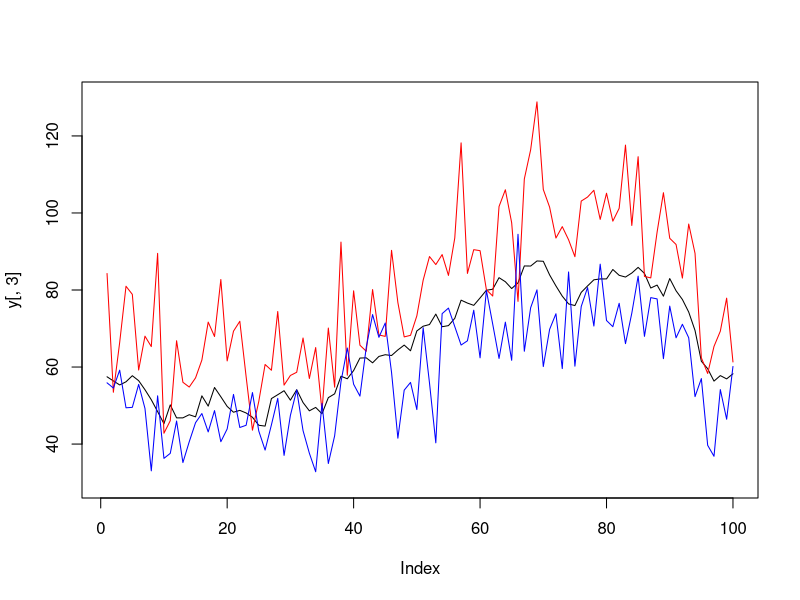
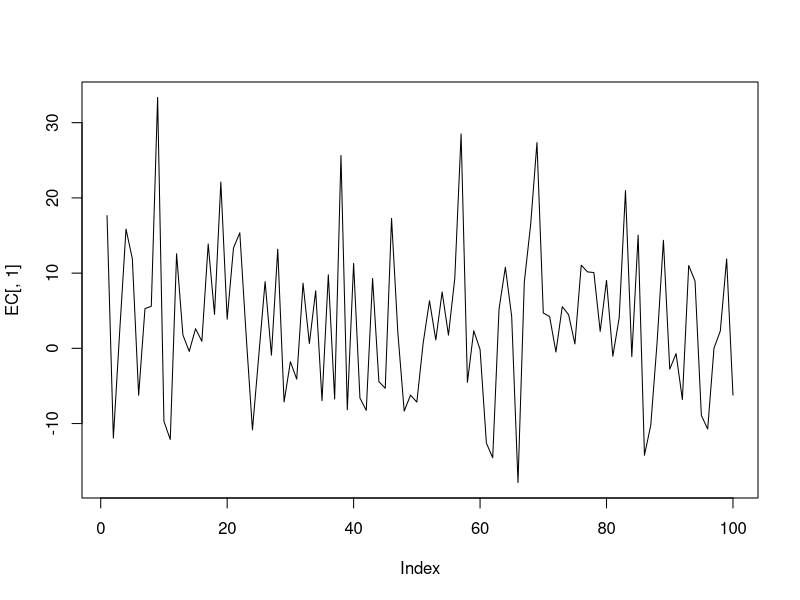
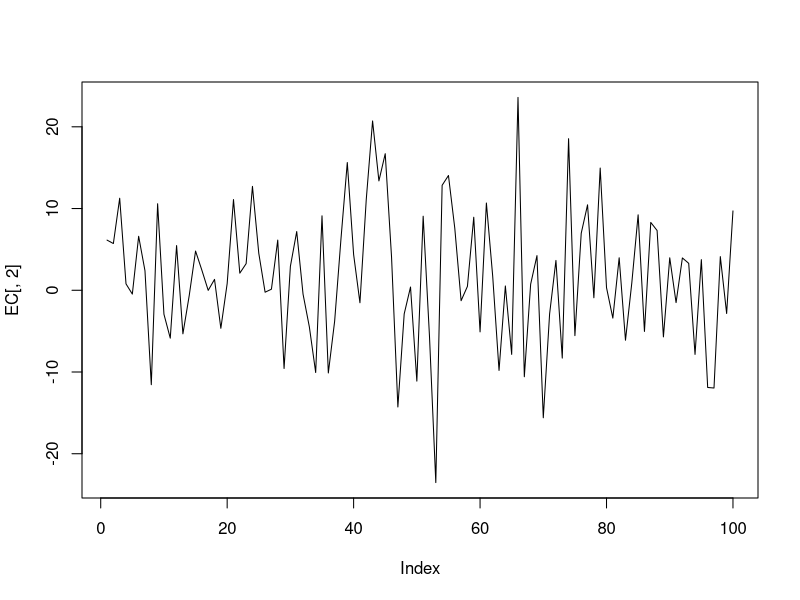
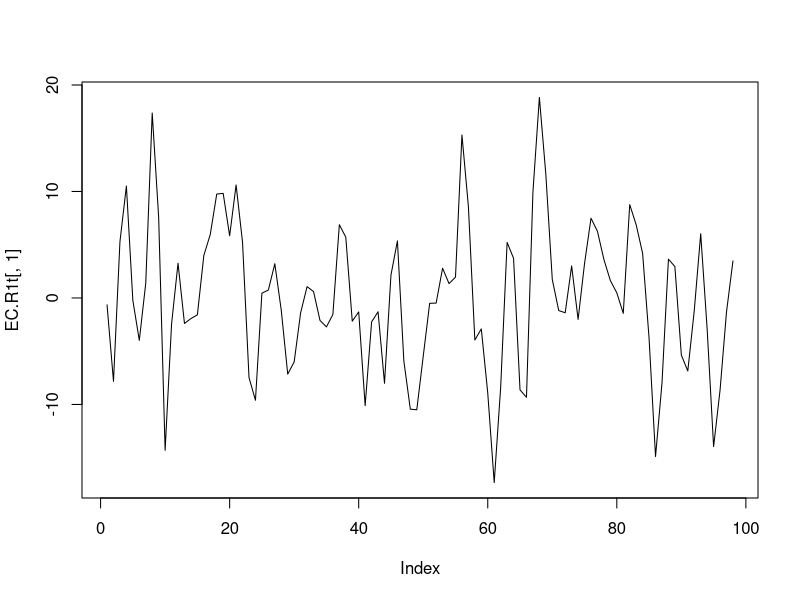
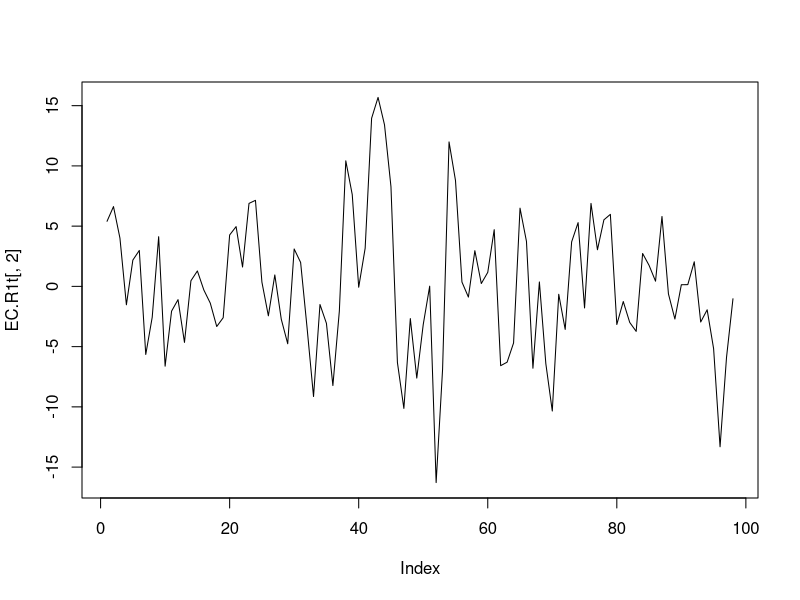

The R script that drew these images, in order:
#############################################
###                                       ###
###   Multivariate Time Series Analysis   ###
###        as a Tool for Studying         ###
###      Forest Business Development      ###
###          in Westphalia-Lippe          ###
###                                       ###
###          - Master's Thesis -          ###
###         Göttingen University          ###
###          Faculty of Forestry          ###
###                                       ###
###---------------------------------------###
###                                       ###
### Author: Jan Schick                    ###
### 1st examiner: Prof. Bernhard Möhring  ###
### 2nd examiner: Prof. Helmut Herwartz   ###
### Advisor:      Kai Husmann             ###
### Date:         20.03.2019              ###
###                                       ###
#############################################


###############################################################################
### Generating and analyzing cointegrated data ###
##################################################


### Generating data -----------------------------------------------------------

set.seed(2048)
yg  <- cumsum(rnorm(100, 0, 3)) + 60 
ye1 <- 1.2 * yg + rnorm(100, 0, 10)
ye2 <- 0.9 * yg + rnorm(100, 0, 8)
y <- data.frame(ye1, ye2, yg)

plot(y[, 3], 
     type = "l",
     ylim = c(30, 130))
lines(y[, 1],
      col = "red")
lines(y[, 2],
      col = "blue")
# fig. 2.2.2


### VECM analysis -------------------------------------------------------------

library(urca)
vecm <- ca.jo(y,
              type = "eigen",
              ecdet = "none",
              K = 2,
              spec = "transitory")
summary(vecm)

(vecm.r2 <- cajorls(vecm, r = 2))
summary(vecm.r2$rlm)

beta <- vecm.r2$beta

### Cointegration relations ---------------------------------------------------

EC <- as.matrix(y) %*% beta
plot(EC[, 1], type = "l")
plot(EC[, 2], type = "l")
# fig. 2.2.3

R1t <- vecm@RK
EC.R1t <- R1t %*% beta
plot(EC.R1t[, 1], type = "l")
plot(EC.R1t[, 2], type = "l")
# fig. 2.2.3

